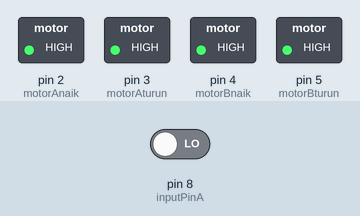
Simulated run of this sketch. Board: Arduino Uno, built with avr-gcc and run on an emulated ATmega328P. Parts: switched loads named in the sketch (green lamp = pin HIGH). Inputs (shaded band) come from the test bench; at power-on: pin 8 (inputPinA) LOW.

Above: at 6.2 s.
6.3 s: pin 8 (inputPinA) driven HIGH
At 8.1 s:
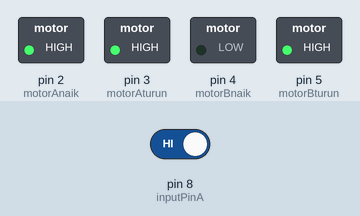
At 11.0 s:
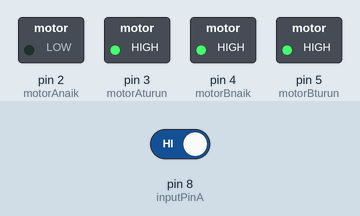
Timing chart, 0 to 18.3 s (numbered marks = the images above; inputs shaded):
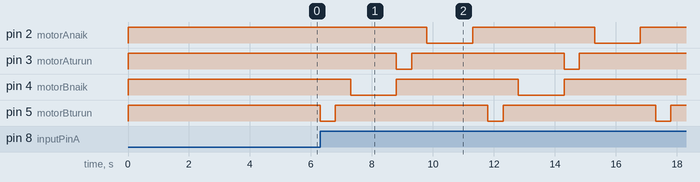

Measured:
- after the input at 6.3 s, pin 2 (motorAnaik): alternates HIGH for 4.0 s and LOW for 1.5 s, starting after 3.5 s; pin 3 (motorAturun): alternates HIGH for 5.0 s and LOW for 0.50 s, starting after 2.5 s

The sketch:

Jembatan_2.ino
```cpp
const int inputPinA = 8;

const int motorAnaik = 2;
const int motorAturun = 3;
const int motorBnaik = 4;
const int motorBturun = 5;


int pirStateA = LOW;
int pirStateB = LOW;

int deteksiA = 0;
int deteksiB = 0;


void setup() {
  pinMode(motorAnaik, OUTPUT);
  pinMode(motorAturun, OUTPUT);
  pinMode(motorBnaik, OUTPUT);
  pinMode(motorBturun, OUTPUT);

  pinMode(inputPinA, INPUT);

  digitalWrite(motorAnaik, HIGH);
  digitalWrite(motorAturun, HIGH);
  digitalWrite(motorBnaik, HIGH);
  digitalWrite(motorBturun, HIGH);


  Serial.begin(9600);
  delay(5000);
}

void loop() {
  deteksiA = digitalRead(inputPinA);
  if (deteksiA == HIGH) {
    digitalWrite(motorBturun, LOW);
    delay(500);
    digitalWrite(motorBturun, HIGH);
    delay(500);
    digitalWrite(motorBnaik, LOW);
    delay(1500);
    digitalWrite(motorBnaik, HIGH);
    digitalWrite(motorAturun, LOW);
    delay(500);
    digitalWrite(motorAturun, HIGH);
    delay(500);
    digitalWrite(motorAnaik, LOW);
    delay(1500);
    digitalWrite(motorAnaik, HIGH);
    delay(500);

    digitalWrite(motorBturun, LOW);
    delay(500);
    digitalWrite(motorBturun, HIGH);
    delay(500);
    digitalWrite(motorBnaik, LOW);
    delay(1500);
    digitalWrite(motorBnaik, HIGH);
    digitalWrite(motorAturun, LOW);
    delay(500);
    digitalWrite(motorAturun, HIGH);
    delay(500);
    digitalWrite(motorAnaik, LOW);
    delay(1500);
    digitalWrite(motorAnaik, HIGH);
    delay(500);
  }
}
```
